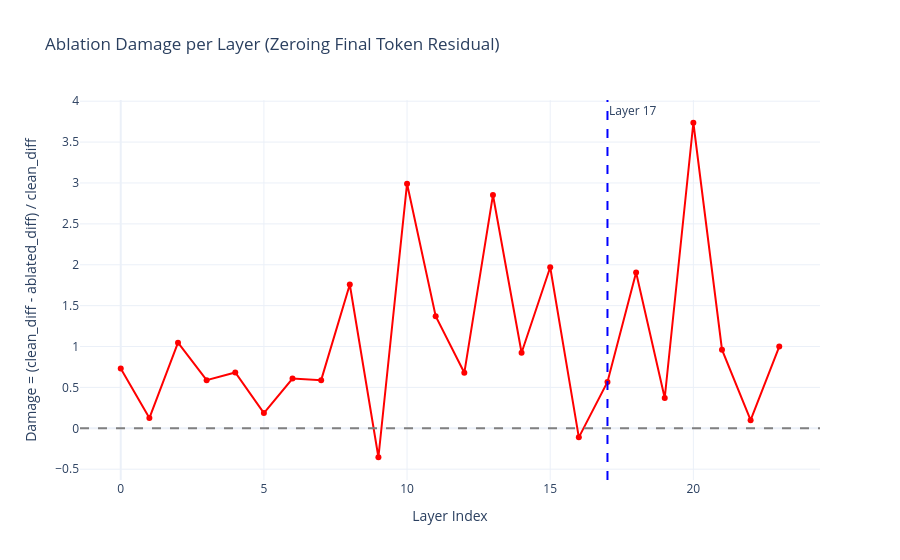

Notebook cell for this chart:
### Code cell
import torch
import numpy as np
import pandas as pd
import plotly.graph_objects as go
from transformer_lens import HookedTransformer
from tqdm import tqdm

MODEL_NAME = "Qwen2-0.5B"
DEVICE = "cuda" if torch.cuda.is_available() else "cpu"
DTYPE = torch.float32

CLEAN_PROMPT = "I am using the Euro, so I am in"
CORRUPTED_PROMPT = "I am using the Yen, so I am in"
TARGET_EUROPE = " Europe"
TARGET_JAPAN = " Japan"


print(f"Loading {MODEL_NAME} on {DEVICE}...")
model = HookedTransformer.from_pretrained(
    MODEL_NAME,
    device=DEVICE,
    dtype=DTYPE,
    fold_ln=False,
    center_writing_weights=False
)
tokenizer = model.tokenizer

europe_tok = tokenizer.encode(TARGET_EUROPE, add_special_tokens=False)
japan_tok = tokenizer.encode(TARGET_JAPAN, add_special_tokens=False)
if len(europe_tok) != 1 or len(japan_tok) != 1:
    raise ValueError(f"Targets must be single tokens. Europe: {europe_tok}, Japan: {japan_tok}")
europe_id = europe_tok[0]
japan_id = japan_tok[0]


def logit_diff(logits, pos_id, neg_id):
    return logits[pos_id] - logits[neg_id]

def get_clean_baseline():
    tokens = tokenizer.encode(CLEAN_PROMPT, return_tensors="pt").to(DEVICE)
    with torch.no_grad():
        logits = model(tokens)[0, -1, :]
    diff = logit_diff(logits, europe_id, japan_id)
    return logits, diff

def get_corrupted_baseline():
    tokens = tokenizer.encode(CORRUPTED_PROMPT, return_tensors="pt").to(DEVICE)
    with torch.no_grad():
        logits = model(tokens)[0, -1, :]
    diff = logit_diff(logits, europe_id, japan_id)
    return logits, diff

def ablate_layer(layer):
    tokens = tokenizer.encode(CLEAN_PROMPT, return_tensors="pt").to(DEVICE)
    hook_point = f"blocks.{layer}.hook_resid_post"

    def ablation_hook(value, hook):
        value[0, -1, :] = 0.0
        return value

    with model.hooks(fwd_hooks=[(hook_point, ablation_hook)]):
        with torch.no_grad():
            logits = model(tokens)
    final_logits = logits[0, -1, :]
    diff = logit_diff(final_logits, europe_id, japan_id)
    return final_logits, diff


print("Computing baselines...")
clean_logits, clean_diff = get_clean_baseline()
corrupted_logits, corrupted_diff = get_corrupted_baseline()
print(f"Clean logit diff (Europe - Japan): {clean_diff:.4f}")
print(f"Corrupted logit diff: {corrupted_diff:.4f}")

target_layer = 17
print(f"\nAblating layer {target_layer} (zeroing residual at final token)...")
ablated_logits, ablated_diff = ablate_layer(target_layer)
print(f"Ablated logit diff: {ablated_diff:.4f}")
damage = (clean_diff - ablated_diff) / clean_diff
print(f"Damage (relative drop): {damage:.4f} ({damage*100:.1f}%)")


n_layers = model.cfg.n_layers
ablation_diffs = []
ablation_damages = []

print("\nSweeping over layers to measure damage...")
for layer in tqdm(range(n_layers)):
    _, diff = ablate_layer(layer)
    diff_float = float(diff.cpu().item() if hasattr(diff, 'cpu') else diff)
    ablation_diffs.append(diff_float)
    damage_val = (clean_diff - diff_float) / clean_diff
    ablation_damages.append(float(damage_val))


df = pd.DataFrame({
    "layer": list(range(n_layers)),
    "ablated_diff": ablation_diffs,
    "damage": ablation_damages
})
df.to_csv("layer_ablation_sweep.csv", index=False)
print("\nSweep results saved to layer_ablation_sweep.csv")


print("\n===== Full Ablation Results =====")
print(df.to_string(float_format="%.4f"))

print("\n--- Top 3 most damaging layers ---")
top_damage = df.nlargest(3, "damage")
for _, row in top_damage.iterrows():
    print(f"Layer {int(row['layer'])}: damage = {row['damage']:.4f} (ablated diff = {row['ablated_diff']:.4f})")


fig = go.Figure()
fig.add_trace(go.Scatter(
    x=df["layer"],
    y=df["damage"],
    mode="lines+markers",
    name="Damage (relative drop)",
    line=dict(color="red", width=2),
    marker=dict(size=6)
))
fig.add_hline(y=0, line_dash="dash", line_color="gray")
fig.add_vline(x=target_layer, line_dash="dash", line_color="blue", annotation_text=f"Layer {target_layer}")

fig.update_layout(
    title="Ablation Damage per Layer (Zeroing Final Token Residual)",
    xaxis_title="Layer Index",
    yaxis_title="Damage = (clean_diff - ablated_diff) / clean_diff",
    template="plotly_white"
)

fig.write_html("layer_ablation_sweep.html")
print("\nInteractive plot saved to layer_ablation_sweep.html")
fig.show()

### Figure 1 — Plotly figure (JSON) as saved in the notebook; plotly's stock layout.template omitted (floating-point values rounded to 4 significant figures)
{"data": [{"line": {"color": "red", "width": 2}, "marker": {"size": 6}, "mode": "lines+markers", "name": "Damage (relative drop)", "type": "scatter", "x": [0, 1, 2, 3, 4, 5, 6, 7, 8, 9, 10, 11, 12, 13, 14, 15, 16, 17, 18, 19, 20, 21, 22, 23], "y": [0.7325, 0.125, 1.047, 0.5889, 0.6822, 0.1866, 0.6078, 0.5891, 1.759, -0.3537, 2.991, 1.371, 0.6787, 2.852, 0.924, 1.969, -0.1106, 0.5673, 1.906, 0.3704, 3.736, 0.961, 0.09973, 1.0]}], "layout": {"annotations": [{"showarrow": false, "text": "Layer 17", "x": 17, "xanchor": "left", "xref": "x", "y": 1, "yanchor": "top", "yref": "y domain"}], "shapes": [{"line": {"color": "gray", "dash": "dash"}, "type": "line", "x0": 0, "x1": 1, "xref": "x domain", "y0": 0, "y1": 0, "yref": "y"}, {"line": {"color": "blue", "dash": "dash"}, "type": "line", "x0": 17, "x1": 17, "xref": "x", "y0": 0, "y1": 1, "yref": "y domain"}], "title": {"text": "Ablation Damage per Layer (Zeroing Final Token Residual)"}, "xaxis": {"title": {"text": "Layer Index"}}, "yaxis": {"title": {"text": "Damage = (clean_diff - ablated_diff) / clean_diff"}}}}
